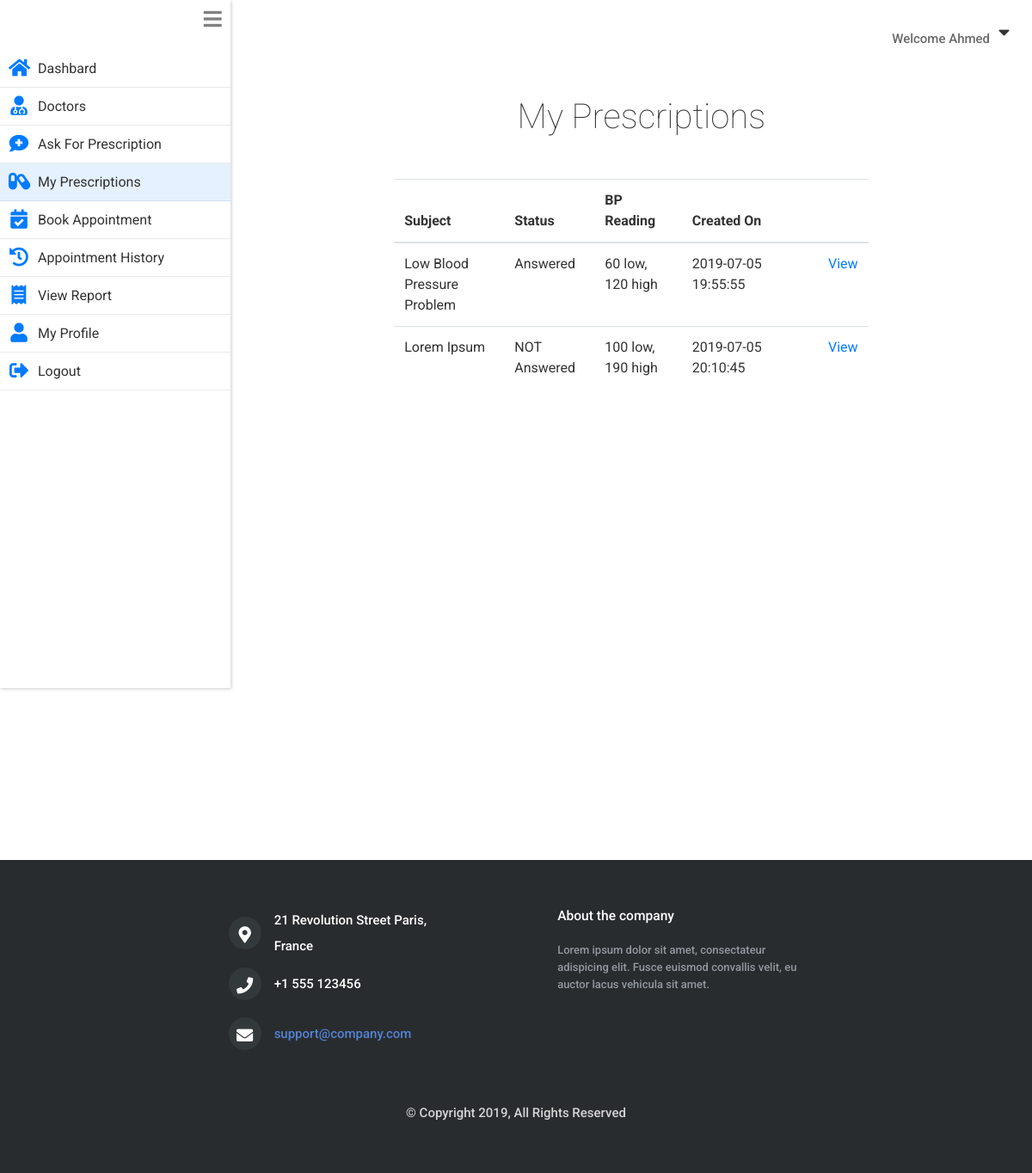
The page /patient/my_prescriptions.php (signed in) on the database its author committed.
### tables this page shows
CREATE TABLE `patients` (
  `id` int(11) NOT NULL,
  `username` varchar(255) NOT NULL,
  `name` varchar(255) NOT NULL,
  `email` varchar(255) NOT NULL,
  `gender` varchar(6) NOT NULL,
  `hashedPassword` varchar(255) NOT NULL,
  `phone` varchar(255) NOT NULL,
  `address` varchar(255) NOT NULL,
  `city` varchar(255) NOT NULL,
  `dob` varchar(255) NOT NULL,
  `created_on` timestamp NOT NULL DEFAULT CURRENT_TIMESTAMP
);

CREATE TABLE `prescription_table` (
  `prescription_id` int(11) NOT NULL,
  `doctor_id` int(11) NOT NULL,
  `patient_id` int(11) NOT NULL,
  `status` varchar(60) NOT NULL,
  `subject` varchar(255) NOT NULL,
  `bp_low` int(5) NOT NULL,
  `bp_high` int(5) NOT NULL,
  `headache` tinyint(1) NOT NULL DEFAULT '0',
  `dizziness` tinyint(1) NOT NULL DEFAULT '0',
  `visual_changes` varchar(255) NOT NULL,
  `medication` varchar(255) NOT NULL,
  `food_detail` varchar(255) NOT NULL,
  `exercise_detail` varchar(255) NOT NULL,
  `other_info` varchar(255) NOT NULL,
  `created_on` timestamp NOT NULL DEFAULT CURRENT_TIMESTAMP
);

### private/functions.php (called while the page is built, shortened)
<?php
function loggedInPatientId(){
  return $_SESSION[SessionContract::SESSION_PATIENT_ID];
}
  function urlFor($script_path) {
      if($script_path[0] != '/') {
        $script_path = "/" . $script_path;
      }
      return WWW_ROOT . $script_path;
  }
  function getStylePath($stylesheet_name) {
      if($stylesheet_name[0] != '/') {
        $stylesheet_name = "/" . $stylesheet_name;
      }
      return STYLES_PATH . $stylesheet_name;
  }
?>

### private/model/patient.class.php (called while the page is built, shortened)
<?php
class Patient {
    private $name;
    static private $db;
  static public function setDatabase($pdo){
    if($pdo){
      Patient::$db = $pdo;
    }
    else{
      throw new \Exception("Please pass valid database in Patient ");
    }
  }
  static public function find_patient_by_id($id){
    $queryString  = "SELECT * FROM ".PatientTable::TABLE_NAME." ";
    $queryString .= "WHERE ".PatientTable::COLUMN_ID." = ?";
    $stmt = Patient::$db->prepare($queryString);
    $stmt->execute([$id]);
    $patient = $stmt->fetch(PDO::FETCH_ASSOC);
    if($patient){
      return new Patient($patient);
    }
    else {
      return false;
    }
  }
  public function setName($name='')
  {
    $this->name = $name;
  }
  public function getName()
  {
    return $this->name;
  }
}
?>

### private/model/prescription.class.php (called while the page is built, shortened)
<?php
class Prescription
{
  private $bpHigh;
  private $bpLow;
  private $subject;
  private $status;
  private $prescriptionId;
  private $createdOn;
  static private $db;
  static public function setDatabase($pdo){
    if($pdo){
      Prescription::$db = $pdo;
    }
    else{
      throw new \Exception("Please pass valid database in Patient ");
    }
  }
  static public function findPrescriptionsByPatientId($patientId){
    $queryString  = "SELECT * FROM ".PrescriptionTable::TABLE_NAME." ";
    $queryString .= "WHERE ".PrescriptionTable::COLUMN_PATIENT_ID." = ?";
    $stmt = Prescription::$db->prepare($queryString);
    $stmt->execute([$patientId]);
    $prescriptions = [];
    while($prescriptionAssoc = $stmt->fetch(PDO::FETCH_ASSOC)){
      $prescriptionObj = new self($prescriptionAssoc);
      $prescriptions[] = $prescriptionObj;
    }
    if(!empty($prescriptions)){
      return $prescriptions;
    }else{
      return false;
    }
  }
    function __construct($args){
        $this->setDoctorId($args[PrescriptionTable::COLUMN_DOCTOR_ID] ?? '');
        $this->setPatientId($args[PrescriptionTable::COLUMN_PATIENT_ID] ?? '');
    }
    public function getPrescriptionId() {
         return $this->prescriptionId;
    }
    public function setPrescriptionId($prescriptionId) {
         $this->prescriptionId = $prescriptionId;
    }
    public function setDoctorId($doctorId) {
         $this->doctor = Doctor::find_doctor_by_id($doctorId);
    }
    public function setPatientId($patientId) {
         $this->patient = Patient::find_patient_by_id($patientId);
    }
    public function getStatus() {
         return $this->status;
    }
    public function setStatus($status) {
         $this->status = $status;
    }
    public function getSubject() {
         return $this->subject;
    }
    public function setSubject($subject) {
         $this->subject = $subject;
    }
    public function getBpLow() {
         return $this->bpLow;
    }
    public function setBpLow($bpLow) {
         $this->bpLow = $bpLow;
    }
    public function getBpHigh() {
         return $this->bpHigh;
    }
    public function setBpHigh($bpHigh) {
         $this->bpHigh = $bpHigh;
    }
    public function getCreatedOn() {
         return $this->createdOn;
    }
    public function setCreatedOn($createdOn) {
         $this->createdOn = $createdOn;
    }
}
?>

### private/model/doctor.class.php (called while the page is built, shortened)
<?php
class Doctor
{
    static private $db;
    function __construct($args =[]){
            $this->setId($args[DoctorTable::COLUMN_ID] ?? '');
    }
    static public function setDatabase($pdo){
      if($pdo){
        Doctor::$db = $pdo;
      }
      else{
        throw new \Exception("Please pass valid database in doctor ");
      }
    }
    static public function find_doctor_by_id($id){
        $queryString = "SELECT * FROM ".DoctorTable::TABLE_NAME;
        $queryString .= " WHERE ".DoctorTable::COLUMN_ID." = ?";
        $stmt = Doctor::$db->prepare($queryString);
        $stmt->execute([$id]);
        $doctor = $stmt->fetch(PDO::FETCH_ASSOC);
        if($doctor){
          return new Doctor($doctor);
        }
        return false;
    }
    public function setId($id) {
         $this->reviews = Review::find_reviews_by_doctor_id($id);
    }
}
 ?>

### private/model/review.class.php (called while the page is built, shortened)
<?php
class Review
{
    static private $db;
    static public function setDatabase($pdo){
      if($pdo){
        Review::$db = $pdo;
      }
      else{
        throw new \Exception("Please pass valid database in Review1 ");
      }
    }
    static public function find_reviews_by_doctor_id($doctor_id){
        $queryString  = "SELECT * FROM ".ReviewTable::TABLE_NAME." ";
        $queryString .= "WHERE ".ReviewTable::COLUMN_DOCTOR_ID." = ?";
        $stmt = Review::$db->prepare($queryString);
        $stmt->execute([$doctor_id]);
        $reviews  = $stmt->fetchAll(PDO::FETCH_ASSOC);
        if(!empty($reviews)){
          return $reviews;
        }else{
          return false;
        }
      }
}
?>

### public/patient/my_prescriptions.php (the view, shortened to what this page needs)
<?php  require_once('../../private/initialize.php');
    $prescriptions = Prescription::findPrescriptionsByPatientId(loggedInPatientId());
    $page_title = "My Prescriptions";
    require_once(getSharedFilePath('patient/header.php'));
?>
    <section class="main_content mt-5 ">
      <h1 class="mb-4 text-center">My Prescriptions</h1>
    <table  class=" col-11 mx-auto col-sm-8 mt-5 table table-responsive" >
      <thead>
        <tr>
          <th>Subject</th>
          <th>Status</th>
          <th>BP Reading</th>
          <th>Created On</th>
          <th></th>
          <th></th>
          <th></th>
        </tr>
      </thead>
      <tbody>
        <?php foreach ($prescriptions as $prescription): ?>
            <tr>
              <td><?php echo $prescription->getSubject(); ?></td>
              <td><?php echo $prescription->getStatus(); ?></td>
              <td><?php echo $prescription->getBpLow()." low, ".$prescription->getBpHigh()." high"; ?></td>
              <td><?php echo $prescription->getCreatedOn(); ?></td>
              <td></td>
              <td></td>
              <td> <a href="<?php echo urlFor("patient/my_prescription_detail.php?prescription_id=".$prescription->getPrescriptionId()) ?>">View</a> </td>
            </tr>
        <?php endforeach; ?>
      </tbody>
    </table>
  </section>
<?php     require_once(getSharedFilePath('patient/footer.php')); ?>

### private/shared/patient/header.php (shortened to what this page needs)
<?php
  $patient_id = loggedInPatientId();
  $patient = Patient::find_patient_by_id($patient_id);
 ?>
<!DOCTYPE html>
<html lang="en" dir="ltr">
  <head>
    <link rel="stylesheet" href="<?php echo getStylePath("main.css"); ?>">
    <link rel="stylesheet" href="https://stackpath.bootstrapcdn.com/bootstrap/4.3.1/css/bootstrap.min.css">
    <link rel="stylesheet" href="https://use.fontawesome.com/releases/v5.7.0/css/all.css">
  </head>
  <body>
      <div class="welcome_bar">
        <p>Welcome <?php echo $patient->getName(); ?> </p><i  id="welcome_drop_down_btn" class="fas fa-caret-down"></i>
      </div>
    <div class="content">
      <nav class="drawer   ">
         <i id="drawer_icon" class="fas fa-bars"></i>
         <ul>
         <li onclick="location.href='<?php echo urlFor("patient/index.php"); ?>';"
           class="<?php if($page_title=='Dashboard'){echo "item_selected";}; ?>">
           <i class="drawer_item_icon fas fa-home"></i>
           <a>Dashbard</a>
         </li>
         <li  onclick="location.href='<?php echo urlFor("patient/doctors.php"); ?>';"
           class="<?php if($page_title=='Doctors'){echo "item_selected";}; ?>">
           <i  class="drawer_item_icon fas fa-user-md"></i>
           <a>Doctors</a>
         </li>
         <li onclick="location.href='<?php echo urlFor("patient/ask_for_prescription.php"); ?>';"
           class="<?php if($page_title=='Ask For Prescription'){echo "item_selected";}; ?>">
           <i class="drawer_item_icon fas fa-comment-medical"></i>
           <a>Ask For Prescription</a>
         </li>
         <li onclick="location.href='<?php echo urlFor("patient/my_prescriptions.php"); ?>';"
           class="<?php if($page_title=='My Prescriptions'){echo "item_selected";}; ?>">
           <i class="drawer_item_icon fas fa-capsules"></i>
           <a>My Prescriptions</a>
         </li>
         <li  onclick="location.href='<?php echo urlFor("patient/book_appointment.php"); ?>';"
           class="<?php if($page_title=='Book Appointment'){echo "item_selected";}; ?>">
           <i class="drawer_item_icon fas fa-calendar-check"></i>
           <a>Book Appointment</a>
         </li>
         <li  onclick="location.href='<?php echo urlFor("patient/my_appointments.php"); ?>';"
           class="<?php if($page_title=='My Appointments'){echo "item_selected";}; ?>">
           <i class="drawer_item_icon fas fa-history"></i>
           <a>Appointment History</a>
         </li>
         <li onclick="location.href='<?php echo urlFor("patient/report.php"); ?>';"
           class="<?php if($page_title=='View Report'){echo "item_selected";}; ?>">
           <i class="drawer_item_icon fas fa-receipt"></i>
           <a>View Report</a>
         </li>
         <li onclick="location.href='<?php echo urlFor("patient/profile.php"); ?>';"
           class="<?php if($page_title=='Profile'){echo "item_selected";}; ?>">
           <i class="drawer_item_icon fas fa-user"></i>
           <a>My Profile</a>
         </li>
         <li onclick="location.href='<?php echo urlFor("patient/doLogout.php"); ?>';">
           <i class="drawer_item_icon fas fa-sign-out-alt"></i>
           <a>Logout</a>
         </li>
       </ul>
      </nav>

### private/styles/css/main.css (style rules this page uses)
* { margin: 0; padding: 0; -webkit-font-smoothing: antialiased; -webkit-text-shadow: rgba(0, 0, 0, 0.01) 0 0 1px; text-shadow: rgba(0, 0, 0, 0.01) 0 0 1px; }
body { font-family: 'Roboto', sans-serif; font-size: 15px; font-weight: 500; background: #FFFFFF; color: #696969; }
div { display: block; position: relative; -webkit-box-sizing: border-box; -moz-box-sizing: border-box; box-sizing: border-box; }
ul { list-style: none; margin-bottom: 0px; }
p { font-family: 'Roboto', sans-serif; font-size: 15px; line-height: 2; font-weight: 500; color: #696969; -webkit-font-smoothing: antialiased; -webkit-text-shadow: rgba(0, 0, 0, 0.01) 0 0 1px; text-shadow: rgba(0, 0, 0, 0.01) 0 0 1px; }
p:last-of-type { margin-bottom: 0; }
a { -webkit-transition: all 200ms ease; -moz-transition: all 200ms ease; -ms-transition: all 200ms ease; -o-transition: all 200ms ease; transition: all 200ms ease; }
a, a:hover, a:visited, a:active, a:link { text-decoration: none; }
h1 { font-size: 48px; }
h1, h2, h3, h4, h5, h6 { font-family: 'Roboto', sans-serif; -webkit-font-smoothing: antialiased; -webkit-text-shadow: rgba(0, 0, 0, 0.01) 0 0 1px; text-shadow: rgba(0, 0, 0, 0.01) 0 0 1px; }
section { display: block; position: relative; box-sizing: border-box; }
* { margin: 0; padding: 0; font-family: 'Roboto', sans-serif; color: #333333; }
.welcome_bar { display: flex; position: absolute; z-index: 1; top: 0; right: 0; margin: 16px; align-items: center; justify-content: center; }
.welcome_bar p { margin-top: 14px; }
.welcome_bar #welcome_drop_down_btn { font-size: 1.3em; padding: 10px; box-sizing: border-box; fill: #333333; }
.content { display: flex; }
.drawer { position: relative; font-weight: normal; height: 100vh; display: block; box-shadow: 1px 1px 4px rgba(0, 0, 0, 0.2); flex-basis: 350px; }
.drawer #drawer_icon { font-size: 1.5em; color: grey; position: absolute; top: 0; right: 0; padding: 10px; box-sizing: border-box; }
.drawer ul { list-style: none; display: flex; flex-direction: column; padding-top: 58px; }
.drawer li { display: flex; justify-content: flex-start; align-items: center; padding: 10px; padding-right: 48px; box-sizing: border-box; position: relative; }
.drawer li::after { display: inline-block; content: ""; height: 1px; width: 100%; position: absolute; bottom: 0; left: 0; background: rgba(51, 51, 51, 0.1); }
.drawer li a { text-decoration: none; color: #333333; padding-left: 10px; }
.drawer .drawer_item_icon { font-size: 1.4em; text-align: center; width: 24px; height: 24px; color: #007bff; }
.drawer .item_selected { background: rgba(0, 123, 255, 0.1); }
.main_content { width: 100%; padding: 0 30px; margin-bottom: 0px; }
.main_content h1 { font-weight: lighter; text-align: center; margin-left: 24px; margin-top: 64px; }
table.table a { color: #007bff; }

### rows shown on the page
patients: name "Ahmed"
prescription_table: subject "Low Blood Pressure Problem", status "Answered", bp_low "60", bp_high "120", created_on "2019-07-05 19:55:55"
prescription_table: subject "Lorem Ipsum", status "NOT Answered", bp_low "100", bp_high "190", created_on "2019-07-05 20:10:45"
